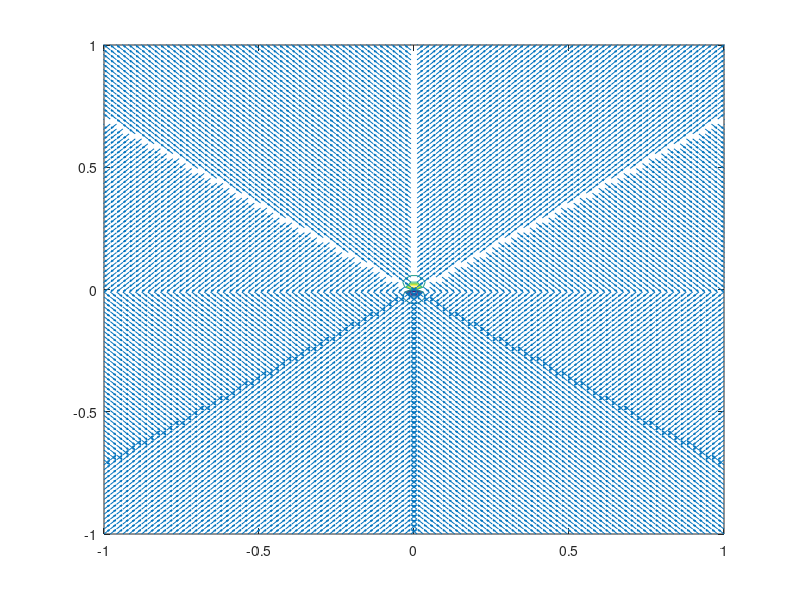

The MATLAB script that drew this image:
clear all ; 
d = 0.5 ; 
% d = 0.5*10^-3 ; 
x = linspace(-2*d,2*d,100) ; 
y = linspace(-2*d,2*d,100) ; 
% z = linspace(-2*d,2*d,100) ; 
[X,Y] = meshgrid(x,y) ; 
e0 = 8.85*10^-12 ; 
I = 1*10^-3 ; 

r = sqrt(X.^2+Y.^2) ;
pz = I*(2*d) ;
% Ez = (3*pz*Z.^2 - pz*r.^2) ./ r.^5 ; 
% Ey = (3*pz*Z.*Y) ./ r.^5 ; 
Ey = (3*pz*Y.^2 - pz*r.^2) ./ r.^5 ;
Ex = (3*pz*Y.*X) ./ r.^5 ;

phi = (pz*Y) ./ (4*pi*e0*r.^3) ;

figure(1) ;
contour(X,Y,phi) ;
hold on ;
% quiver(X,Y,Ex,Ey) ; 
quiver(X,Y,Ex./abs(Ex),Ey./abs(Ey)) ; 
